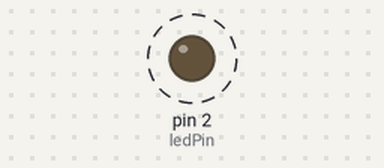
A program run on a simulated Arduino Uno, built with avr-gcc and run on an emulated ATmega328P. Shown: output pins drawn as LEDs (lit = HIGH). Dashed ring = blinking.

Above: at 0.2 s.
Timing chart, 0 to 3.0 s (numbered marks = the images above):
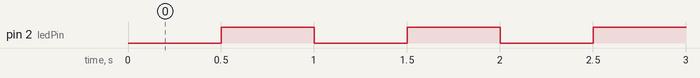

The program:

main.cpp
```cpp
#include <Arduino.h>

/*
  Blink sans delay()
  Auteur: Alain Boudreault
  Date:   2025.02.19
  Pour:   420-1C4, Objets connectés
*/

const int ledPin    = 2;    // Broche de la DEL
const long interval = 500;  // Intervale de clignotement de la DEL (milliseconds)
int ledState        = LOW;  // État de départ de la DEL

void setup() {
  pinMode(ledPin, OUTPUT);
}

void loop() {
  static unsigned long previousMillis = 0;
  unsigned long currentMillis = millis();

  // Exécution de code non bloquant pour le clignotement de la LED
  if (currentMillis - previousMillis >= interval) {
    // Enregistrer le temps du dernier clignotement
    previousMillis = currentMillis;

    ledState = !ledState;             // Permuter l'état de la DEL
    digitalWrite(ledPin, ledState);   // Appliquer de changement
  }
} // loop()
```

Measured:
- by itself, pin 2 (ledPin): alternates HIGH for 0.50 s and LOW for 0.50 s
